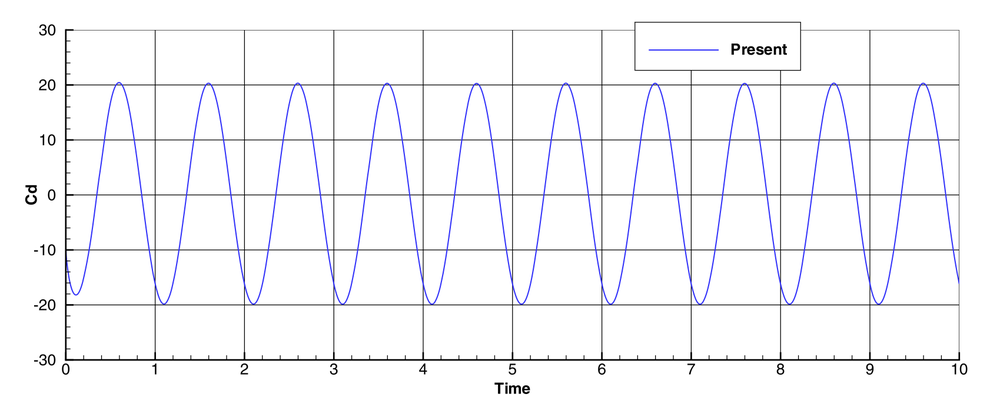
#> input picture oscillatingSphereInCube/verificationData/Erzincanli2013Fig6.png, 1000 x 397 px, shrunk from 1699 x 675 before the run
$ python extractDataFromFigure.py
#> lines starting #> are read from the running program, lines starting #| are printed output that depends on the picture; after the words box and inside, x2 and y2 are one past the last pixel; in counts of white or black regions, pixels touching at a corner belong together
from PIL import Image
import numpy as np
import matplotlib.pyplot as plt

# Load the uploaded image
img_path = "./Erzincanli2013Fig6.png"
img = Image.open(img_path)
#> img is the input picture: PIL image 1000x397 RGBA; mean R, G, B, A 245.1, 245.1, 248.1, 255

# Convert to grayscale numpy array
gray = img.convert("L")
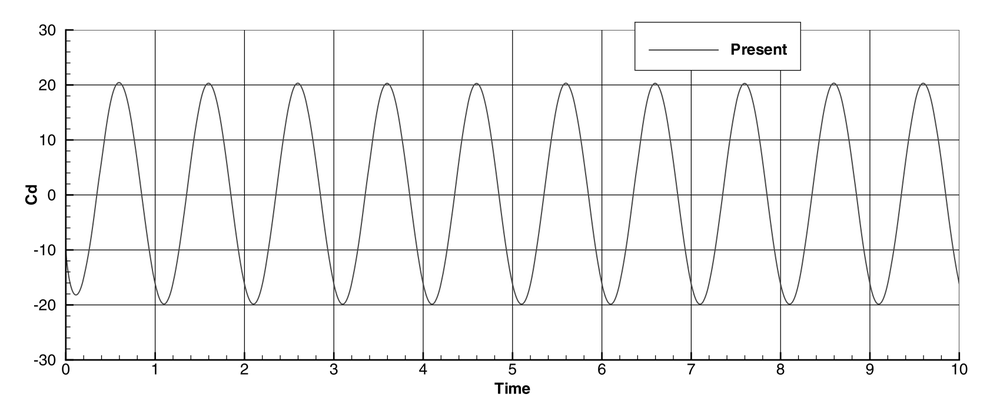
#> gray: PIL image 1000x397 L; min 0, max 255, mean 245.4
arr = np.array(gray)

# Invert (so line is bright)
inv = 255 - arr
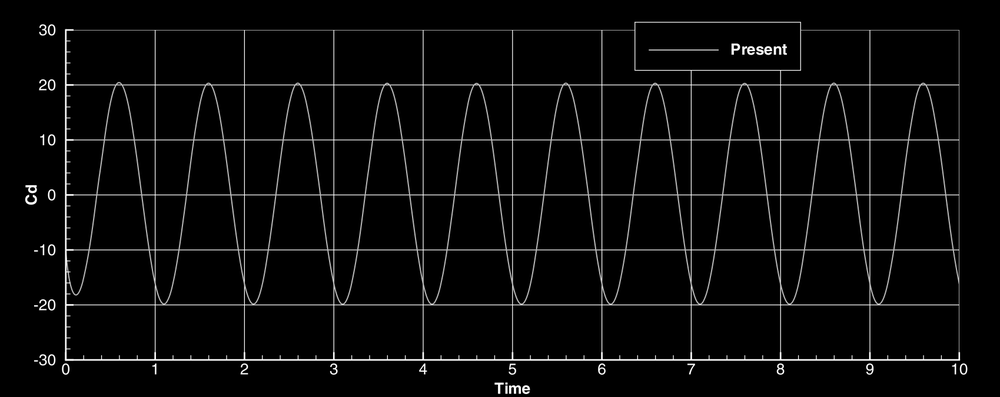
#> inv: shape (397, 1000); min 0, max 255, mean 9.6

# Threshold to binary
binary = inv > 100
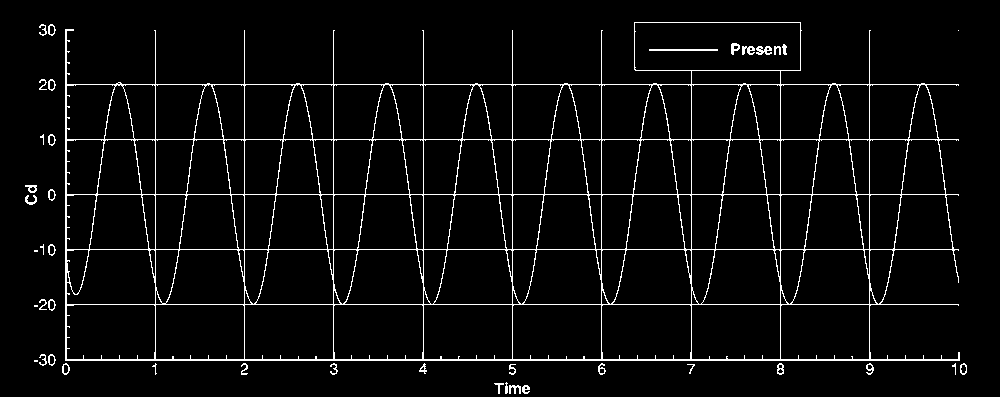
#> binary: shape (397, 1000) bool; 4.5% white in thin lines or dots, all inside (x1, y1, x2, y2) = (25, 22, 967, 394)

# Get coordinates of "line" pixels
ys, xs = np.where(binary)
#> ys = 17756 values from 22 to 393; xs = 17756 values, max 966 at index 17239, min 25 at index 7195, mean 487.9

# The plot axes: x from 0 to 10, y from -30 to 30 (approx from the image)
# Map pixel coordinates to data coords
x_min, x_max = 0, 10
y_min, y_max = -30, 30

# Image pixel coords
height, width = arr.shape
#> height = 397; width = 1000
# In the image array: y=0 top, so invert y when mapping
x_data = xs / width * (x_max - x_min) + x_min
#> x_data = 17756 values, max 9.66 at index 17239, min 0.25 at index 7195, mean 4.88
y_data = (1 - ys / height) * (y_max - y_min) + y_min
#> y_data = 17756 values, max 26.68 at index 0, min -29.4 at index 17742, mean -1.96

# To make cleaner: sort by x and average y in bins
num_bins = 500
bins = np.linspace(x_min, x_max, num_bins)
digitized = np.digitize(x_data, bins)
#> digitized = 17756 values, max 483 at index 17239, min 13 at index 7195, mean 243.9
x_vals = []
y_vals = []
for i in range(1, len(bins)):
    mask = digitized == i
    if np.any(mask):
        x_vals.append(np.mean(x_data[mask]))
        y_vals.append(np.mean(y_data[mask]))
#> after the loop, x_vals = 469 values from 0.256 to 9.66; y_vals = 469 values, max 13.73 at index 302, min -25.81 at index 466, mean -2.71

import pandas as pd
df = pd.DataFrame({"Time": x_vals, "Cd": y_vals})
#> df = table of 469 rows and 2 columns
import caas_jupyter_tools
caas_jupyter_tools.display_dataframe_to_user("Extracted Cd vs Time", df)
#> (this line was passed over: caas_jupyter_tools is not available in this run)
